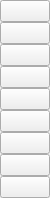
       <widget class="QSplitter" name="splitter_2">
        <property name="orientation">
         <enum>Qt::Horizontal</enum>
        </property>
        <property name="handleWidth">
         <number>1</number>
        </property>
        <widget class="QWidget" name="groupBox" native="true">
         <property name="sizePolicy">
          <sizepolicy hsizetype="Maximum" vsizetype="Expanding">
           <horstretch>0</horstretch>
           <verstretch>0</verstretch>
          </sizepolicy>
         </property>
         <property name="minimumSize">
          <size>
           <width>50</width>
           <height>0</height>
          </size>
         </property>
         <property name="maximumSize">
          <size>
           <width>50</width>
           <height>16777215</height>
          </size>
         </property>
         <layout class="QVBoxLayout" name="verticalLayout_2">
          <property name="spacing">
           <number>0</number>
          </property>
          <property name="sizeConstraint">
           <enum>QLayout::SetDefaultConstraint</enum>
          </property>
          <property name="leftMargin">
           <number>0</number>
          </property>
          <property name="topMargin">
           <number>0</number>
          </property>
          <property name="rightMargin">
           <number>0</number>
          </property>
          <property name="bottomMargin">
           <number>0</number>
          </property>
          <item>
           <widget class="QPushButton" name="inboxButton">
            <property name="sizePolicy">
             <sizepolicy hsizetype="Maximum" vsizetype="Expanding">
              <horstretch>0</horstretch>
              <verstretch>1</verstretch>
             </sizepolicy>
            </property>
            <property name="maximumSize">
             <size>
              <width>50</width>
              <height>16777215</height>
             </size>
            </property>
            <property name="toolTip">
             <string/>
            </property>
            <property name="text">
             <string/>
            </property>
            <property name="icon">
             <iconset resource="../icons.qrc">
              <normaloff>:/icon/res/inbox-2.png</normaloff>:/icon/res/inbox-2.png</iconset>
            </property>
            <property name="iconSize">
             <size>
              <width>40</width>
              <height>40</height>
             </size>
            </property>
            <property name="shortcut">
             <string>Ctrl+B</string>
            </property>
           </widget>
          </item>
          <item>
           <widget class="QPushButton" name="newButton">
            <property name="sizePolicy">
             <sizepolicy hsizetype="Maximum" vsizetype="Expanding">
              <horstretch>0</horstretch>
              <verstretch>1</verstretch>
             </sizepolicy>
            </property>
            <property name="maximumSize">
             <size>
              <width>50</width>
              <height>16777215</height>
             </size>
            </property>
            <property name="toolTip">
             <string/>
            </property>
            <property name="text">
             <string/>
            </property>
            <property name="icon">
             <iconset resource="../icons.qrc">
              <normaloff>:/icon/res/compose-4.png</normaloff>:/icon/res/compose-4.png</iconset>
            </property>
            <property name="iconSize">
             <size>
              <width>40</width>
              <height>40</height>
             </size>
            </property>
            <property name="shortcut">
             <string>Ctrl+N</string>
            </property>
           </widget>
          </item>
          <item>
           <widget class="QPushButton" name="repButton">
            <property name="sizePolicy">
             <sizepolicy hsizetype="Maximum" vsizetype="Expanding">
              <horstretch>0</horstretch>
              <verstretch>1</verstretch>
             </sizepolicy>
            </property>
            <property name="maximumSize">
             <size>
              <width>50</width>
              <height>16777215</height>
             </size>
            </property>
            <property name="toolTip">
             <string/>
            </property>
            <property name="text">
             <string/>
            </property>
            <property name="icon">
             <iconset resource="../icons.qrc">
              <normaloff>:/icon/res/reply.png</normaloff>:/icon/res/reply.png</iconset>
            </property>
            <property name="iconSize">
             <size>
              <width>40</width>
              <height>40</height>
             </size>
            </property>
            <property name="shortcut">
             <string>Ctrl+R</string>
            </property>
           </widget>
          </item>
          <item>
           <widget class="QPushButton" name="repAllButton">
            <property name="sizePolicy">
             <sizepolicy hsizetype="Maximum" vsizetype="Expanding">
              <horstretch>0</horstretch>
              <verstretch>1</verstretch>
             </sizepolicy>
            </property>
            <property name="maximumSize">
             <size>
              <width>50</width>
              <height>16777215</height>
             </size>
            </property>
            <property name="toolTip">
             <string/>
            </property>
            <property name="text">
             <string/>
            </property>
            <property name="icon">
             <iconset resource="../icons.qrc">
              <normaloff>:/icon/res/reply-all.png</normaloff>:/icon/res/reply-all.png</iconset>
            </property>
            <property name="iconSize">
             <size>
              <width>40</width>
              <height>40</height>
             </size>
            </property>
            <property name="shortcut">
             <string>Ctrl+Shift+R</string>
            </property>
           </widget>
          </item>
          <item>
           <widget class="QPushButton" name="transferButton">
            <property name="sizePolicy">
             <sizepolicy hsizetype="Maximum" vsizetype="Expanding">
              <horstretch>0</horstretch>
              <verstretch>1</verstretch>
             </sizepolicy>
            </property>
            <property name="maximumSize">
             <size>
              <width>50</width>
              <height>16777215</height>
             </size>
            </property>
            <property name="toolTip">
             <string/>
            </property>
            <property name="text">
             <string/>
            </property>
            <property name="icon">
             <iconset resource="../icons.qrc">
              <normaloff>:/icon/res/transfer.png</normaloff>:/icon/res/transfer.png</iconset>
            </property>
            <property name="iconSize">
             <size>
              <width>40</width>
              <height>40</height>
             </size>
            </property>
            <property name="shortcut">
             <string>Ctrl+T</string>
            </property>
           </widget>
          </item>
          <item>
           <widget class="QPushButton" name="isolateButton">
            <property name="sizePolicy">
             <sizepolicy hsizetype="Maximum" vsizetype="Expanding">
              <horstretch>0</horstretch>
              <verstretch>1</verstretch>
             </sizepolicy>
            </property>
            <property name="maximumSize">
             <size>
              <width>50</width>
              <height>16777215</height>
             </size>
            </property>
            <property name="toolTip">
             <string/>
            </property>
            <property name="text">
             <string/>
            </property>
            <property name="icon">
             <iconset resource="../icons.qrc">
              <normaloff>:/icon/res/windows.png</normaloff>:/icon/res/windows.png</iconset>
            </property>
            <property name="iconSize">
             <size>
              <width>40</width>
              <height>40</height>
             </size>
            </property>
            <property name="shortcut">
             <string>Ctrl+I</string>
            </property>
           </widget>
          </item>
          <item>
           <widget class="QPushButton" name="sendButton">
            <property name="sizePolicy">
             <sizepolicy hsizetype="Maximum" vsizetype="Expanding">
              <horstretch>0</horstretch>
              <verstretch>1</verstretch>
             </sizepolicy>
            </property>
            <property name="maximumSize">
             <size>
              <width>50</width>
              <height>16777215</height>
             </size>
            </property>
            <property name="toolTip">
             <string/>
            </property>
            <property name="text">
             <string/>
            </property>
            <property name="icon">
             <iconset resource="../icons.qrc">
              <normaloff>:/icon/res/send.png</normaloff>:/icon/res/send.png</iconset>
            </property>
            <property name="iconSize">
             <size>
              <width>40</width>
              <height>40</height>
             </size>
            </property>
            <property name="shortcut">
             <string>Ctrl+Shift+S</string>
            </property>
           </widget>
          </item>
          <item>
           <widget class="QPushButton" name="cancelButton">
            <property name="sizePolicy">
             <sizepolicy hsizetype="Maximum" vsizetype="Expanding">
              <horstretch>0</horstretch>
              <verstretch>1</verstretch>
             </sizepolicy>
            </property>
            <property name="maximumSize">
             <size>
              <width>50</width>
              <height>16777215</height>
             </size>
            </property>
            <property name="toolTip">
             <string/>
            </property>
            <property name="text">
             <string/>
            </property>
            <property name="icon">
             <iconset resource="../icons.qrc">
              <normaloff>:/icon/res/delete.png</normaloff>:/icon/res/delete.png</iconset>
            </property>
            <property name="iconSize">
             <size>
              <width>40</width>
              <height>40</height>
             </size>
            </property>
            <property name="shortcut">
             <string>Esc</string>
            </property>
           </widget>
          </item>
          <item>
           <widget class="QPushButton" name="deleteButton">
            <property name="sizePolicy">
             <sizepolicy hsizetype="Maximum" vsizetype="Expanding">
              <horstretch>0</horstretch>
              <verstretch>1</verstretch>
             </sizepolicy>
            </property>
            <property name="maximumSize">
             <size>
              <width>50</width>
              <height>16777215</height>
             </size>
            </property>
            <property name="toolTip">
             <string/>
            </property>
            <property name="toolTipDuration">
             <number>-1</number>
            </property>
            <property name="text">
             <string/>
            </property>
            <property name="icon">
             <iconset resource="../icons.qrc">
              <normaloff>:/icon/res/bin-3.png</normaloff>:/icon/res/bin-3.png</iconset>
            </property>
            <property name="iconSize">
             <size>
              <width>40</width>
              <height>40</height>
             </size>
            </property>
            <property name="shortcut">
             <string>Ctrl+D</string>
            </property>
           </widget>
          </item>
         </layout>
        </widget>
       </widget>
